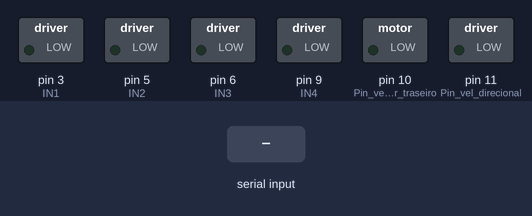
The sketch below on a simulated Arduino Uno, built with avr-gcc and run on an emulated ATmega328P. On the bench: switched loads named in the sketch (green lamp = pin HIGH). The inputs (shaded band) are chosen by the test bench. What the sketch prints to the serial monitor is not drawn.

Above: at 1.2 s.
1.3 s: byte 70 ('F') received over Serial
At 2.5 s:
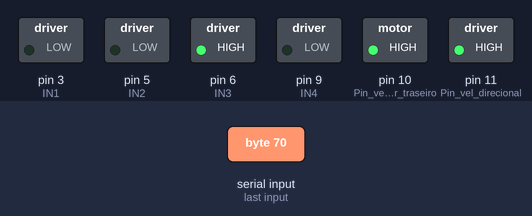
2.8 s: byte 71 ('G') received over Serial
At 3.7 s:
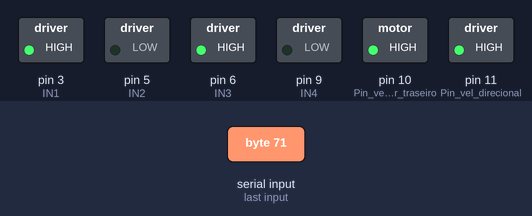
4.3 s: byte 73 ('I') received over Serial
At 4.9 s:
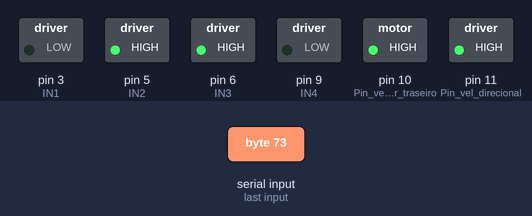
5.8 s: byte 66 ('B') received over Serial
At 7.0 s:
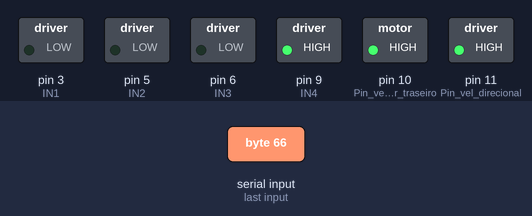
7.3 s: byte 72 ('H') received over Serial
At 8.3 s:
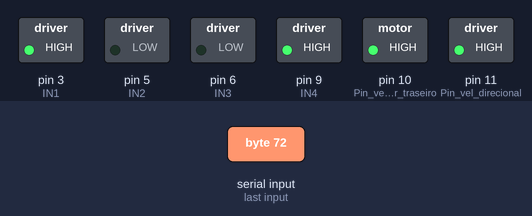
Timing chart, 0 to 10.3 s (numbered marks = the images above; inputs shaded):
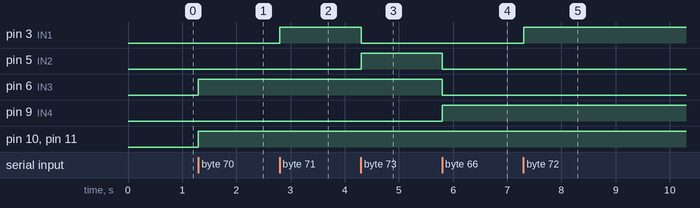

Measured:
- after the input at 1.3 s, pin 6 (IN3), pin 10 (Pin_vel_motor_traseiro), pin 11 (Pin_vel_direcional): LOW → HIGH at once
- after the input at 2.8 s, pin 3 (IN1): LOW → HIGH at once
- after the input at 4.3 s, pin 3 (IN1): HIGH → LOW at once; pin 5 (IN2): LOW → HIGH at once
- after the input at 5.8 s, pin 5 (IN2), pin 6 (IN3): HIGH → LOW at once; pin 9 (IN4): LOW → HIGH at once
- after the input at 7.3 s, pin 3 (IN1): LOW → HIGH at once

The sketch:

CarControler.ino
```cpp
/*
  Autores: Mateus Lima e Rafael Lima
  Descrição: Este é um código que possibilita o controle de um
             carro bluetooth montado em arduino com uma shield
             ponte H, através do protocolo serial
*/
/*
  É necessario incluir a biblioteca 'AFMotor' pois simplifica o
  uso da Shield ponte H
*/

//#include <AFMotor.h>

//selecionamos os canais 3 e 4 para motor direito e esquerdo
//respectivamente

//AF_DCMotor motor_dir(3);
//AF_DCMotor motor_esq(4);

/*
  Aqui definimos a velocidade máxima dos motores porem isso
  depende tambem da fonte de energia que esteja utilizando
  para alimentar os motores, logo se o valor atribuido for
  equivalente a 255, por PWM os motores receberão tensão
  total da fonte que estiver utilizando.
*/
#define Fator_correcao_Dir 1
#define Fator_correcao_Tra 1

#define Pin_vel_direcional 11
#define Pin_vel_motor_traseiro 10

#define VmaxD 127
#define VmaxT 191

int vel_motor_direcional = 127;
int vel_motor_traseiro = 191;
/*
   Variáveis que controlaram as velocidades do motor direito
   e esquerdo
*/

//int vSpeed_dir = 200;
//int vSpeed_esq = 200;

#define Farol_dianteiro 8
#define Farol_traseiro 7
#define Pisca_alerta 2
#define buzina 13
//variável que atribuimos a leitura Serial do módulo bluetooth
#define IN1 3
#define IN2 5
#define IN3 6
#define IN4 9

char state;

void setup() {
  // Inicializa a comunicação serial em 9600 bits.
  Serial.begin(9600);
  pinMode(IN1,OUTPUT);
  pinMode(IN2,OUTPUT);
  pinMode(IN3,OUTPUT);
  pinMode(IN4,OUTPUT);
  pinMode(Pin_vel_motor_traseiro,OUTPUT);
  pinMode(Pin_vel_direcional,OUTPUT);
}
void loop() {
  // Atribui os valores da leitura serial na variável "state"
  if (Serial.available() > 0) {
    state  = Serial.read();
    Serial.write(state);
  }
  /*
    Aqui controlamos a velocidade que o carro bluetooth irá
    se locomover, portanto multiplicamos a velocidade maxima
    por valores decimais para reduzir proporcionamente as
    velocidades dos motores direito e esquerdo.

    Quando a variavel "state" assumir o caractere 7,através do meio
    serial, as velocidades são correspondentes à 70% da velocidade
    máxima dos motores
  */
  if (state == '0') {
    vel_motor_direcional = VmaxD * 0;
    vel_motor_traseiro = VmaxT * 0;
  }
  else if (state == '1') {
    vel_motor_direcional = VmaxD * 0.1;
    vel_motor_traseiro = VmaxT * 0.1;
  }
  else if (state == '2') {
    vel_motor_direcional = VmaxD * 0.2;
    vel_motor_traseiro = VmaxT * 0.2;
  }
  else if (state == '3') {
    vel_motor_direcional = VmaxD * 0.3;
    vel_motor_traseiro = VmaxT * 0.3;
  }
  else if (state == '4') {
    vel_motor_direcional = VmaxD * 0.39;
    vel_motor_traseiro = VmaxT * 0.39;
  }
  else if (state == '5') {
    vel_motor_direcional = VmaxD * 0.5;
    vel_motor_traseiro = VmaxT * 0.5;
  }
  else if (state == '6') {
    vel_motor_direcional = VmaxD * 0.6;
    vel_motor_traseiro = VmaxT * 0.6;
  }
  else if (state == '7') {
    vel_motor_direcional = VmaxD * 0.7;
    vel_motor_traseiro = VmaxT * 0.7;
  }
  else if (state == '8') {
    vel_motor_direcional = VmaxD * 0.78;
    vel_motor_traseiro = VmaxT * 0.78;
  }
  else if (state == '9') {
    vel_motor_direcional = VmaxD * 0.9;
    vel_motor_traseiro = VmaxT * 0.9;
  }
  else if (state == 'q') {
    vel_motor_traseiro = VmaxT;
  }
  // Se o estado recebido for igual a 'F', o carro se movimenta para frente.
  if (state == 'F') {
    digitalWrite(IN1,0);
    digitalWrite(IN2,0);
    digitalWrite(IN3,1);
    digitalWrite(IN4,0);
    digitalWrite(Pin_vel_direcional,vel_motor_direcional * Fator_correcao_Dir);
    digitalWrite(Pin_vel_motor_traseiro,vel_motor_traseiro * Fator_correcao_Tra);
  }
  else if (state == 'G') {  // Se o estado recebido for igual a 'I', o carro se movimenta para Frente Esquerda.
    digitalWrite(IN1,1);
    digitalWrite(IN2,0);
    digitalWrite(IN3,1);
    digitalWrite(IN4,0);
    digitalWrite(Pin_vel_direcional,vel_motor_direcional * Fator_correcao_Dir);
    digitalWrite(Pin_vel_motor_traseiro,vel_motor_traseiro * Fator_correcao_Tra);
  }
  else if (state == 'I') {   // Se o estado recebido for igual a 'G', o carro se movimenta para Frente Direita.
    digitalWrite(IN1,0);
    digitalWrite(IN2,1);
    digitalWrite(IN3,1);
    digitalWrite(IN4,0);
    digitalWrite(Pin_vel_direcional,vel_motor_direcional * Fator_correcao_Dir);
    digitalWrite(Pin_vel_motor_traseiro,vel_motor_traseiro * Fator_correcao_Tra);
  }
  else if (state == 'B') { // Se o estado recebido for igual a 'B', o carro se movimenta para trás.
    digitalWrite(IN1,0);
    digitalWrite(IN2,0);
    digitalWrite(IN3,0);
    digitalWrite(IN4,1);
    digitalWrite(Pin_vel_direcional,vel_motor_direcional * Fator_correcao_Dir);
    digitalWrite(Pin_vel_motor_traseiro,vel_motor_traseiro * Fator_correcao_Tra);
  }
  else if (state == 'H') {  // Se o estado recebido for igual a 'H', o carro se movimenta para Trás Esquerda.
    digitalWrite(IN1,1);
    digitalWrite(IN2,0);
    digitalWrite(IN3,0);
    digitalWrite(IN4,1);
    digitalWrite(Pin_vel_direcional,vel_motor_direcional * Fator_correcao_Dir);
    digitalWrite(Pin_vel_motor_traseiro,vel_motor_traseiro * Fator_correcao_Tra);
  }
  else if (state == 'J') {  // Se o estado recebido for igual a 'J', o carro se movimenta para Trás Direita.
    digitalWrite(IN1,0);
    digitalWrite(IN2,1);
    digitalWrite(IN3,0);
    digitalWrite(IN4,1);
    digitalWrite(Pin_vel_direcional,vel_motor_direcional * Fator_correcao_Dir);
    digitalWrite(Pin_vel_motor_traseiro,vel_motor_traseiro * Fator_correcao_Tra);
  }
  else if (state == 'L') {   // Se o estado recebido for igual a 'L', o carro se movimenta para esquerda.
    digitalWrite(IN1,1);
    digitalWrite(IN2,0);
    digitalWrite(IN3,0);
    digitalWrite(IN4,0);
    digitalWrite(Pin_vel_direcional,vel_motor_direcional * Fator_correcao_Dir);
    digitalWrite(Pin_vel_motor_traseiro,vel_motor_traseiro * Fator_correcao_Tra);
  }
  else if (state == 'R') {   // Se o estado recebido for igual a 'R', o carro se movimenta para direita.
    digitalWrite(IN1,0);
    digitalWrite(IN2,1);
    digitalWrite(IN3,0);
    digitalWrite(IN4,0);
    digitalWrite(Pin_vel_direcional,vel_motor_direcional * Fator_correcao_Dir);
    digitalWrite(Pin_vel_motor_traseiro,vel_motor_traseiro * Fator_correcao_Tra);
  }
  else if (state == 'S') {   // Se o estado recebido for igual a 'S', o carro permanece parado.
    digitalWrite(IN1,0);
    digitalWrite(IN2,0);
    digitalWrite(IN3,0);
    digitalWrite(IN4,0);
    digitalWrite(Pin_vel_direcional,vel_motor_direcional * Fator_correcao_Dir);
    digitalWrite(Pin_vel_motor_traseiro,vel_motor_traseiro * Fator_correcao_Tra);
  }
  else if (state == 'W') {   // Se o estado recebido for igual a 'W', Farol dianteiro acende.
  }
  else if (state == 'w') {   // Se o estado recebido for igual a 'w', Farol dianteiro apaga.
  }
  else if (state == 'U') {   // Se o estado recebido for igual a 'U', Farol traseiro acende.
  }
  else if (state == 'u') {   // Se o estado recebido for igual a 'u', Farol traseiro apaga.
  }
  else if (state == 'V') {   // Se o estado recebido for igual a 'V', liga buzina.
  }
  else if (state == 'v') {   // Se o estado recebido for igual a 'v', desliga buzina.
  }
  else if (state == 'X') {   // Se o estado recebido for igual a 'X', Pisca alerta acende.
  }
  else if (state == 'x') {   // Se o estado recebido for igual a 'x', Pisca alerta apaga.

  }
}
```
